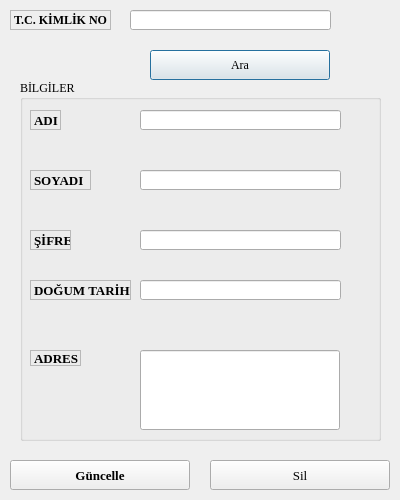
<?xml version="1.0" encoding="UTF-8"?>
<ui version="4.0">
 <class>txtRegisterScreen</class>
 <widget class="QDialog" name="txtRegisterScreen">
  <property name="windowModality">
   <enum>Qt::WindowModal</enum>
  </property>
  <property name="geometry">
   <rect>
    <x>0</x>
    <y>0</y>
    <width>400</width>
    <height>500</height>
   </rect>
  </property>
  <property name="sizePolicy">
   <sizepolicy hsizetype="Maximum" vsizetype="Preferred">
    <horstretch>0</horstretch>
    <verstretch>0</verstretch>
   </sizepolicy>
  </property>
  <property name="minimumSize">
   <size>
    <width>400</width>
    <height>500</height>
   </size>
  </property>
  <property name="maximumSize">
   <size>
    <width>400</width>
    <height>500</height>
   </size>
  </property>
  <property name="sizeIncrement">
   <size>
    <width>400</width>
    <height>500</height>
   </size>
  </property>
  <property name="baseSize">
   <size>
    <width>400</width>
    <height>500</height>
   </size>
  </property>
  <property name="font">
   <font>
    <family>Times New Roman</family>
   </font>
  </property>
  <property name="mouseTracking">
   <bool>true</bool>
  </property>
  <property name="focusPolicy">
   <enum>Qt::ClickFocus</enum>
  </property>
  <property name="windowTitle">
   <string>arama ekranı</string>
  </property>
  <property name="styleSheet">
   <string notr="true"/>
  </property>
  <property name="sizeGripEnabled">
   <bool>false</bool>
  </property>
  <property name="modal">
   <bool>false</bool>
  </property>
  <widget class="QLabel" name="txtTcNumber_2">
   <property name="geometry">
    <rect>
     <x>10</x>
     <y>10</y>
     <width>101</width>
     <height>20</height>
    </rect>
   </property>
   <property name="font">
    <font>
     <family>Times New Roman</family>
     <pointsize>9</pointsize>
     <weight>75</weight>
     <bold>true</bold>
    </font>
   </property>
   <property name="frameShape">
    <enum>QFrame::StyledPanel</enum>
   </property>
   <property name="frameShadow">
    <enum>QFrame::Plain</enum>
   </property>
   <property name="text">
    <string>T.C. KİMLİK NO</string>
   </property>
  </widget>
  <widget class="QLineEdit" name="lnTcNumber">
   <property name="geometry">
    <rect>
     <x>130</x>
     <y>10</y>
     <width>201</width>
     <height>20</height>
    </rect>
   </property>
   <property name="minimumSize">
    <size>
     <width>0</width>
     <height>0</height>
    </size>
   </property>
   <property name="inputMethodHints">
    <set>Qt::ImhDialableCharactersOnly</set>
   </property>
   <property name="text">
    <string/>
   </property>
   <property name="maxLength">
    <number>11</number>
   </property>
   <property name="clearButtonEnabled">
    <bool>true</bool>
   </property>
   <property name="numberOnly" stdset="0">
    <string/>
   </property>
  </widget>
  <widget class="QGroupBox" name="groupBox">
   <property name="geometry">
    <rect>
     <x>20</x>
     <y>80</y>
     <width>361</width>
     <height>361</height>
    </rect>
   </property>
   <property name="title">
    <string>BİLGİLER</string>
   </property>
   <widget class="QLineEdit" name="lnPasswordNumber">
    <property name="geometry">
     <rect>
      <x>120</x>
      <y>150</y>
      <width>201</width>
      <height>20</height>
     </rect>
    </property>
    <property name="toolTipDuration">
     <number>1</number>
    </property>
    <property name="inputMethodHints">
     <set>Qt::ImhNoAutoUppercase|Qt::ImhNoPredictiveText|Qt::ImhSensitiveData</set>
    </property>
    <property name="maxLength">
     <number>16</number>
    </property>
    <property name="echoMode">
     <enum>QLineEdit::PasswordEchoOnEdit</enum>
    </property>
    <property name="clearButtonEnabled">
     <bool>true</bool>
    </property>
   </widget>
   <widget class="QLabel" name="txtPasswordNumber">
    <property name="geometry">
     <rect>
      <x>10</x>
      <y>150</y>
      <width>41</width>
      <height>20</height>
     </rect>
    </property>
    <property name="font">
     <font>
      <family>Times New Roman</family>
      <pointsize>10</pointsize>
      <weight>75</weight>
      <bold>true</bold>
     </font>
    </property>
    <property name="frameShape">
     <enum>QFrame::StyledPanel</enum>
    </property>
    <property name="text">
     <string>ŞİFRE</string>
    </property>
   </widget>
   <widget class="QLabel" name="txtDateTime">
    <property name="geometry">
     <rect>
      <x>10</x>
      <y>200</y>
      <width>101</width>
      <height>20</height>
     </rect>
    </property>
    <property name="font">
     <font>
      <family>Times New Roman</family>
      <pointsize>10</pointsize>
      <weight>75</weight>
      <bold>true</bold>
     </font>
    </property>
    <property name="frameShape">
     <enum>QFrame::StyledPanel</enum>
    </property>
    <property name="text">
     <string>DOĞUM TARİHİ</string>
    </property>
   </widget>
   <widget class="QLineEdit" name="lnAddress">
    <property name="geometry">
     <rect>
      <x>120</x>
      <y>270</y>
      <width>200</width>
      <height>80</height>
     </rect>
    </property>
    <property name="minimumSize">
     <size>
      <width>200</width>
      <height>80</height>
     </size>
    </property>
    <property name="maximumSize">
     <size>
      <width>200</width>
      <height>80</height>
     </size>
    </property>
    <property name="font">
     <font>
      <stylestrategy>NoAntialias</stylestrategy>
     </font>
    </property>
    <property name="toolTip">
     <string/>
    </property>
    <property name="toolTipDuration">
     <number>0</number>
    </property>
    <property name="layoutDirection">
     <enum>Qt::LeftToRight</enum>
    </property>
    <property name="inputMethodHints">
     <set>Qt::ImhNone</set>
    </property>
    <property name="inputMask">
     <string notr="true"/>
    </property>
    <property name="text">
     <string/>
    </property>
    <property name="maxLength">
     <number>100</number>
    </property>
    <property name="cursorPosition">
     <number>0</number>
    </property>
    <property name="cursorMoveStyle">
     <enum>Qt::VisualMoveStyle</enum>
    </property>
    <property name="clearButtonEnabled">
     <bool>true</bool>
    </property>
   </widget>
   <widget class="QLabel" name="txtName">
    <property name="geometry">
     <rect>
      <x>10</x>
      <y>30</y>
      <width>31</width>
      <height>20</height>
     </rect>
    </property>
    <property name="font">
     <font>
      <family>Times New Roman</family>
      <pointsize>10</pointsize>
      <weight>75</weight>
      <bold>true</bold>
     </font>
    </property>
    <property name="frameShape">
     <enum>QFrame::StyledPanel</enum>
    </property>
    <property name="text">
     <string>ADI</string>
    </property>
   </widget>
   <widget class="QLabel" name="txtNameP">
    <property name="geometry">
     <rect>
      <x>10</x>
      <y>90</y>
      <width>61</width>
      <height>20</height>
     </rect>
    </property>
    <property name="font">
     <font>
      <family>Times New Roman</family>
      <pointsize>10</pointsize>
      <weight>75</weight>
      <bold>true</bold>
     </font>
    </property>
    <property name="frameShape">
     <enum>QFrame::StyledPanel</enum>
    </property>
    <property name="text">
     <string>SOYADI</string>
    </property>
   </widget>
   <widget class="QLineEdit" name="lnName">
    <property name="geometry">
     <rect>
      <x>120</x>
      <y>30</y>
      <width>201</width>
      <height>20</height>
     </rect>
    </property>
    <property name="maxLength">
     <number>20</number>
    </property>
    <property name="clearButtonEnabled">
     <bool>true</bool>
    </property>
   </widget>
   <widget class="QLineEdit" name="lnNameP">
    <property name="geometry">
     <rect>
      <x>120</x>
      <y>90</y>
      <width>201</width>
      <height>20</height>
     </rect>
    </property>
    <property name="maxLength">
     <number>20</number>
    </property>
    <property name="clearButtonEnabled">
     <bool>true</bool>
    </property>
   </widget>
   <widget class="QLabel" name="txtAddress">
    <property name="geometry">
     <rect>
      <x>10</x>
      <y>270</y>
      <width>51</width>
      <height>16</height>
     </rect>
    </property>
    <property name="maximumSize">
     <size>
      <width>1000</width>
      <height>1000</height>
     </size>
    </property>
    <property name="sizeIncrement">
     <size>
      <width>1000</width>
      <height>1000</height>
     </size>
    </property>
    <property name="baseSize">
     <size>
      <width>1000</width>
      <height>1000</height>
     </size>
    </property>
    <property name="font">
     <font>
      <family>Times New Roman</family>
      <pointsize>10</pointsize>
      <weight>75</weight>
      <bold>true</bold>
     </font>
    </property>
    <property name="frameShape">
     <enum>QFrame::StyledPanel</enum>
    </property>
    <property name="text">
     <string>ADRES</string>
    </property>
   </widget>
   <widget class="QLineEdit" name="lineEdit">
    <property name="geometry">
     <rect>
      <x>120</x>
      <y>200</y>
      <width>201</width>
      <height>20</height>
     </rect>
    </property>
   </widget>
  </widget>
  <widget class="QPushButton" name="btnSearch">
   <property name="geometry">
    <rect>
     <x>150</x>
     <y>50</y>
     <width>180</width>
     <height>30</height>
    </rect>
   </property>
   <property name="text">
    <string>Ara</string>
   </property>
  </widget>
  <widget class="QPushButton" name="btnUpdate">
   <property name="geometry">
    <rect>
     <x>10</x>
     <y>460</y>
     <width>180</width>
     <height>30</height>
    </rect>
   </property>
   <property name="font">
    <font>
     <pointsize>10</pointsize>
     <weight>75</weight>
     <bold>true</bold>
    </font>
   </property>
   <property name="text">
    <string>Güncelle</string>
   </property>
  </widget>
  <widget class="QPushButton" name="btnClear">
   <property name="geometry">
    <rect>
     <x>210</x>
     <y>460</y>
     <width>180</width>
     <height>30</height>
    </rect>
   </property>
   <property name="font">
    <font>
     <pointsize>10</pointsize>
    </font>
   </property>
   <property name="text">
    <string>Sil</string>
   </property>
  </widget>
 </widget>
 <tabstops>
  <tabstop>lnTcNumber</tabstop>
 </tabstops>
 <resources>
  <include location="source.qrc"/>
 </resources>
 <connections/>
</ui>
